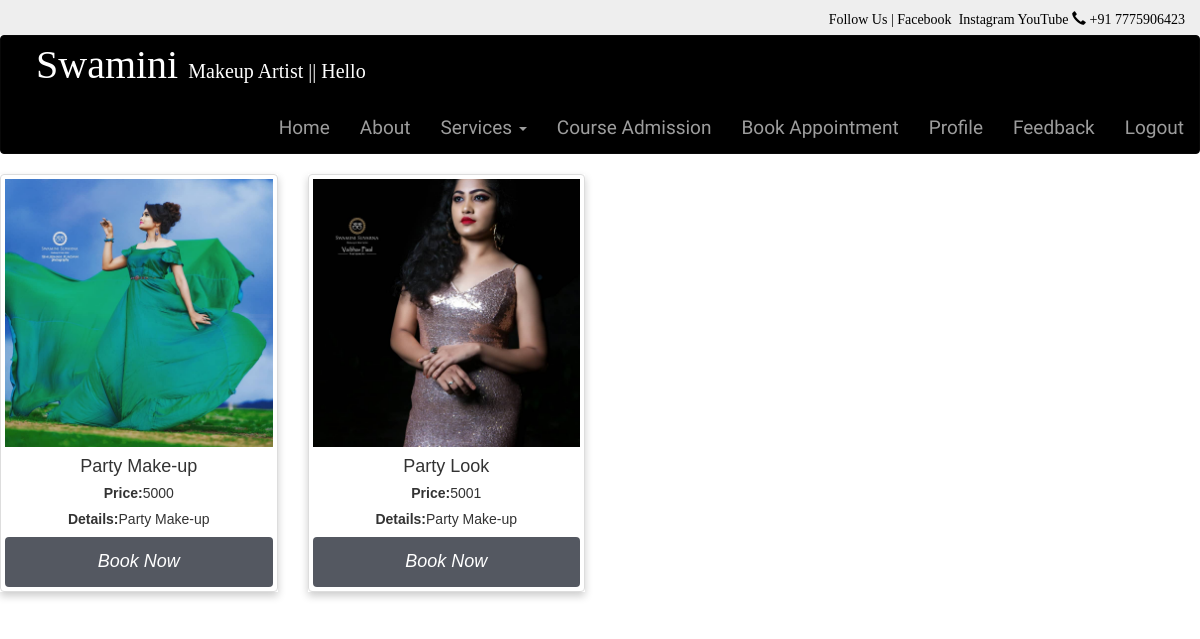
/user/services.php?type=Party (signed in), run on the app's committed database.
### tables this page shows
CREATE TABLE IF NOT EXISTS `service` (
  `picname` varchar(30) NOT NULL,
  `description` varchar(300) NOT NULL,
  `rates` double NOT NULL,
  `image` varchar(100) NOT NULL,
  `type` varchar(30) NOT NULL,
  `picid` int(11) NOT NULL,
  PRIMARY KEY (`picid`)
);

### user/services.php (the view, shortened to what this page needs)
<?php
include("header.php");
$ty="bridal";
if(isset($_GET["type"]))
$ty=$_GET["type"];
?>
<div class="row">
<?php
include("connection.php");
$rs=mysqli_query($cn,"select * from service where type='$ty'");
while($a=mysqli_fetch_array($rs))
{
$sid=$a["picid"];
$im=$a["image"];
$nm=$a["picname"];
$pr=$a["rates"];
$des=$a["description"];
echo "<div class='col-md-3'>";
echo "<div class=\"card\">";
echo "<div class=\"thumbnail\">";
echo"<img src=\"../images/$im\"class='card-img-top'>";
echo "<h4>$nm</h4>";
echo "<h5><b>Price:</b>$pr</h5> ";
echo "<h5><b>Details:</b>$des</h5>";
echo"<a href=\"booking.php?bookid=$sid\"><button class=\"btn btn-info\"><i>Book Now</i></button></a>";
echo "</div></div></div>";
}
?>
</div>

### user/services.php (style rules this page uses)
.card { box-shadow: 0 4px 8px 0 rgba(0, 0, 0, 0.2); max-width: 300px; margin: auto; text-align: center; font-family: arial; }
.card button { border: none; outline: 0; padding: 12px; color: white; background-color: #545861; text-align: center; cursor: pointer; width: 100%; font-size: 18px; }

### data on the page
service: image (picture), picname "Party Make-up", rates "5000", description "Party Make-up"
service: image (picture), picname "Party Look", rates "5001", description "Party Make-up"
